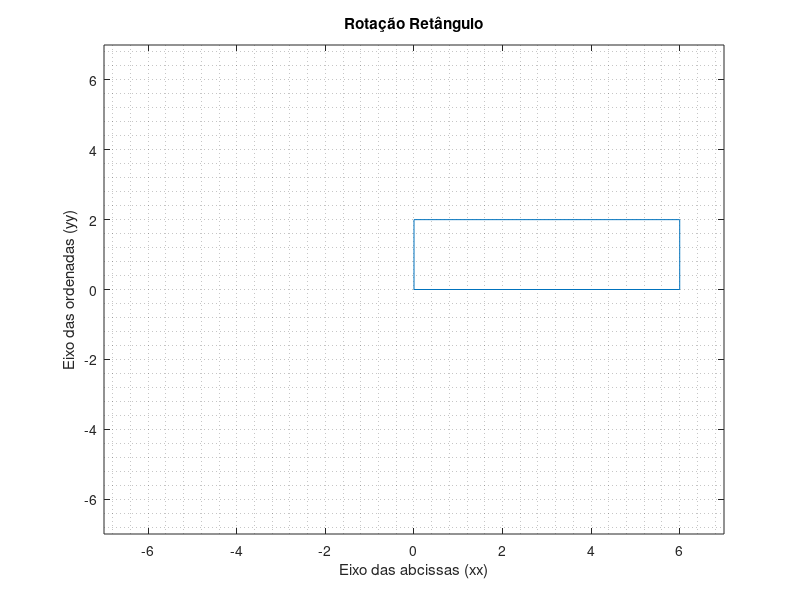

Here is the MATLAB script that generated this plot:
%% >> help MATLAB
%
% _by_ NEEET - Núcleo de Estudantes de Engenharia Eletrónica e Telecomunicações
%
%
% *Rotação animada*:
%

clear all; close all; clc;

% retângulo [2x5]
v = [0 6 6 0 0; 0 0 2 2 0];

% eixos do gráfico no formato [xmin xmax ymin ymax]
eixos = [-7 7 -7 7];

figure(1)
for t= 0:pi/20:2*pi
    % Para cada um dos 40 valores de ângulo contidos entre 0 e 2*pi
    A = [cos(t) -sin(t); sin(t) cos(t)];        % [2x2]
    u = A * v;                                  % [2x2] * [2x5] = [2x5]
    
    % plot da nova posição do retângulo, forçando os valores máximos e
    % mínimos dos eixos 
    plot(u(1, :), u(2, :));
    axis(eixos)
    grid minor
    
    xlabel('Eixo das abcissas (xx)')
    ylabel('Eixo das ordenadas (yy)')
    title('Rotação Retângulo')
    
    drawnow;        % forçar o desenho
    pause(0.1)      % esperar por 0.1 segundos
end
